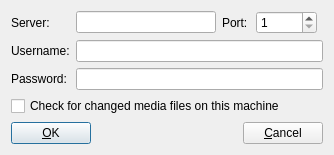
<?xml version="1.0" encoding="UTF-8"?>
<ui version="4.0">
 <class>SyncDlg</class>
 <widget class="QDialog" name="SyncDlg">
  <property name="geometry">
   <rect>
    <x>0</x>
    <y>0</y>
    <width>334</width>
    <height>144</height>
   </rect>
  </property>
  <property name="windowTitle">
   <string>Sync with server</string>
  </property>
  <layout class="QVBoxLayout" name="verticalLayout_2">
   <item>
    <layout class="QVBoxLayout" name="verticalLayout">
     <item>
      <layout class="QGridLayout" name="gridLayout" columnstretch="1,3,1,1,1,0">
       <item row="0" column="0">
        <widget class="QLabel" name="label">
         <property name="text">
          <string>Server:</string>
         </property>
        </widget>
       </item>
       <item row="0" column="1" colspan="2">
        <widget class="QLineEdit" name="server">
         <property name="minimumSize">
          <size>
           <width>140</width>
           <height>0</height>
          </size>
         </property>
         <property name="inputMethodHints">
          <set>Qt::ImhUrlCharactersOnly</set>
         </property>
        </widget>
       </item>
       <item row="1" column="0">
        <widget class="QLabel" name="label_2">
         <property name="text">
          <string>Username:</string>
         </property>
        </widget>
       </item>
       <item row="1" column="1" colspan="5">
        <widget class="QLineEdit" name="username"/>
       </item>
       <item row="2" column="0">
        <widget class="QLabel" name="label_4">
         <property name="text">
          <string>Password:</string>
         </property>
        </widget>
       </item>
       <item row="2" column="1" colspan="5">
        <widget class="QLineEdit" name="password">
         <property name="echoMode">
          <enum>QLineEdit::Password</enum>
         </property>
        </widget>
       </item>
       <item row="0" column="3">
        <widget class="QLabel" name="label_3">
         <property name="text">
          <string>Port:</string>
         </property>
        </widget>
       </item>
       <item row="0" column="4">
        <widget class="QSpinBox" name="port">
         <property name="minimum">
          <number>1</number>
         </property>
         <property name="maximum">
          <number>99999</number>
         </property>
        </widget>
       </item>
      </layout>
     </item>
     <item>
      <widget class="QCheckBox" name="check_for_edited_local_media_files">
       <property name="text">
        <string>Check for changed media files on this machine</string>
       </property>
      </widget>
     </item>
     <item>
      <layout class="QHBoxLayout" name="horizontalLayout">
       <item>
        <widget class="QPushButton" name="ok_button">
         <property name="text">
          <string>&amp;OK</string>
         </property>
         <property name="default">
          <bool>true</bool>
         </property>
        </widget>
       </item>
       <item>
        <spacer name="horizontalSpacer">
         <property name="orientation">
          <enum>Qt::Horizontal</enum>
         </property>
         <property name="sizeHint" stdset="0">
          <size>
           <width>40</width>
           <height>20</height>
          </size>
         </property>
        </spacer>
       </item>
       <item>
        <widget class="QPushButton" name="cancel_button">
         <property name="text">
          <string>&amp;Cancel</string>
         </property>
         <property name="autoDefault">
          <bool>false</bool>
         </property>
        </widget>
       </item>
      </layout>
     </item>
    </layout>
   </item>
  </layout>
 </widget>
 <resources/>
 <connections>
  <connection>
   <sender>ok_button</sender>
   <signal>clicked()</signal>
   <receiver>SyncDlg</receiver>
   <slot>accept()</slot>
   <hints>
    <hint type="sourcelabel">
     <x>30</x>
     <y>106</y>
    </hint>
    <hint type="destinationlabel">
     <x>167</x>
     <y>62</y>
    </hint>
   </hints>
  </connection>
  <connection>
   <sender>cancel_button</sender>
   <signal>clicked()</signal>
   <receiver>SyncDlg</receiver>
   <slot>reject()</slot>
   <hints>
    <hint type="sourcelabel">
     <x>292</x>
     <y>106</y>
    </hint>
    <hint type="destinationlabel">
     <x>167</x>
     <y>62</y>
    </hint>
   </hints>
  </connection>
 </connections>
</ui>
